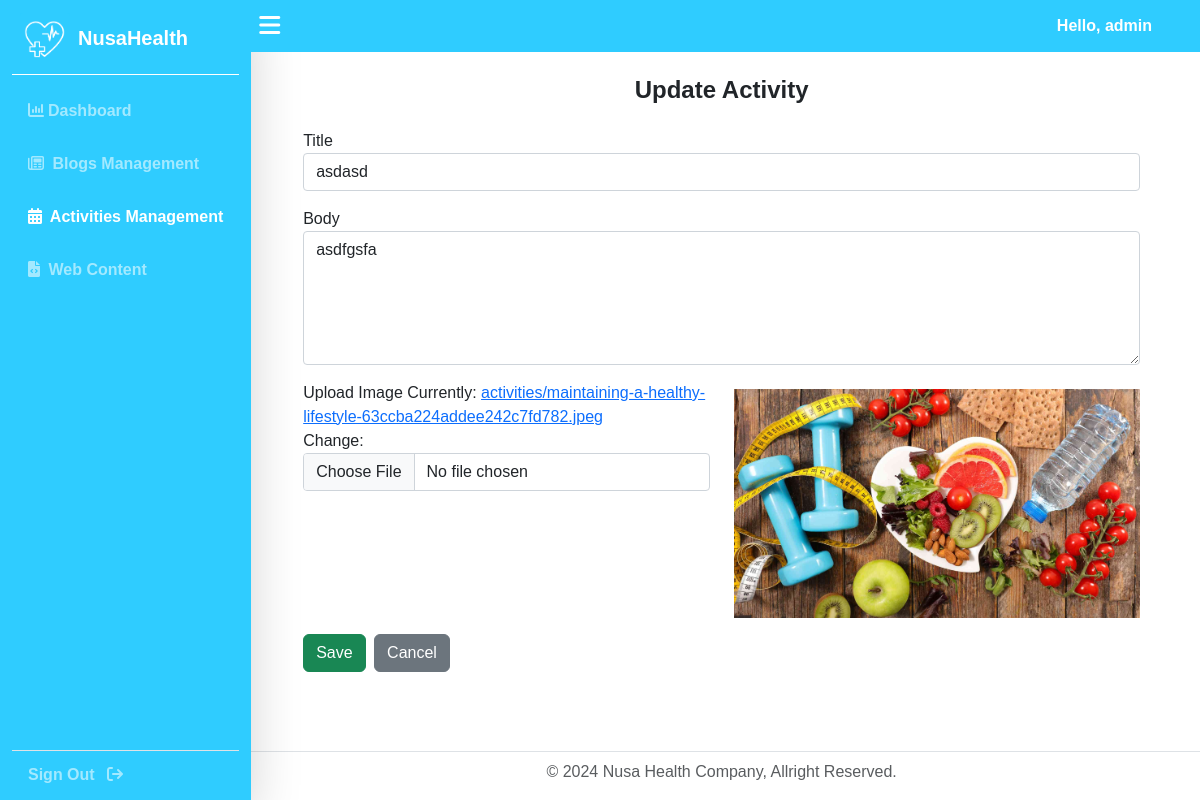
Screenshot of /dashboard/activities-management/update/2 (signed in) with the database file from the repository.
### NusaHealthApp/models.py (models this page shows, shortened)
class Logo(models.Model):
    primary_logo = models.ImageField(upload_to='logos/', blank=True, null=True, help_text="Upload primary logo")
    secondary_logo = models.ImageField(upload_to='logos/', blank=True, null=True, help_text="Upload secondary logo")

class Activities(models.Model):
    STATUS_CHOICES = (
        ('draft', 'Draft'),
        ('published', 'Published'),
    )
    title = models.CharField(max_length=250)
    slug = models.SlugField(max_length=250, unique_for_date='publish')
    author = models.ForeignKey(User, related_name='activities_posts', on_delete=models.CASCADE)
    body = models.TextField()
    publish = models.DateTimeField(default=timezone.now)
    created = models.DateTimeField(auto_now_add=True)
    updated = models.DateTimeField(auto_now=True)
    objects = models.Manager()
    published = PublishedManager()
    image = models.ImageField(upload_to='activities/', help_text="Upload image")
    status = models.CharField(max_length=10, choices=STATUS_CHOICES, default='published')
    class Meta:
        ordering = ('-publish',)

### NusaHealthApp/views.py (the view, shortened to what this page needs)
# urls.py: path('dashboard/activities-management/update/<int:activity_id>', views.ActivitiesManagementUpdate, name='activities-management-update'),
@admin_required()
def ActivitiesManagementUpdate(request, activity_id):
    logo_instance = Logo.objects.first()
    activity_instance = Activities.objects.filter(id=activity_id).first()
    context = {
        'section': 'activities-management',
        'action': 'update',
        'logo': logo_instance,
        'form': ActivityForm(instance=activity_instance),
        'activity': activity_instance
    }
    return render(request, 'Dashboard/activities-management-form.html', context)

### NusaHealthApp/forms.py (shortened to what this page needs)
class ActivityForm(forms.ModelForm):
    class Meta:
        model = Activities
        fields = ['title', 'body', 'image']
        widgets = {
            'title': forms.TextInput(attrs={'class': 'form-control', 'placeholder': 'Enter title', 'id': 'title'}),
            'category': forms.Select(attrs={'class': 'form-select', 'id': 'category'}),
            'body': forms.Textarea(attrs={'class': 'form-control', 'placeholder': 'Write your content here', 'rows': 5, 'id': 'body'}),
            'image': forms.ClearableFileInput(attrs={'class': 'form-control', 'id': 'image'}),
        }

### NusaHealthApp/templates/Dashboard/activities-management-form.html (shortened to what this page needs)
{% extends "Dashboard/base.html" %}
{% load static %}
{% block content %}
{% if not activity and action == 'update'%}
    <script>
        function ErrorPopUp(message){
            Swal.fire({
                icon: 'error',
                title: 'Access Denied',
                text: message,
                confirmButtonText: 'Ok',
                confirmButtonColor: '#dc3545',
            }).then(() => {
                window.location.href = "{% url 'activities-management' %}";
            });
        }
        ErrorPopUp("Activity not found");
    </script>
{% else %}
    <div class="container pb-3">
        <div class="w-100 py-3">
            <h4 class="text-center fw-bold">
                {% if action == 'add' %}
                    Add New
                {% else %}
                    Update
                {% endif %}
                Activity
            </h4>
        </div>
        <div class="px-5 pb-4">
            <form method="post" id="activity-form" enctype="multipart/form-data">
                <div class="mb-3">
                    <label for="title" class="">Title</label>
                    {{ form.title }}
                </div>
                <div class="mb-3">
                    <label for="body" class="">Body</label>
                    {{ form.body }}
                </div>
                <div class="mb-3 row">
                    <div class="col-md-6">
                        <label for="image" class="">Upload Image</label>
                        {{ form.image }}
                    </div>
                    <div class="col-md-6">
                        {% if activity and activity.image %}
                            <img id="imageNow" src="{{ activity.image.url }}" alt="Activity Image" class="mt-2 now w-100">
                        {% else %}
                            <p id="imagePlaceholder" class="mt-2 text-muted mt-4 pt-1">No Activity Image uploaded</p>
                        {% endif %}
                    </div>
                </div>
                <button type="submit" class="btn btn-success">Save</button>
                <button id="btn-cancel" class="btn btn-secondary ms-1">Cancel</button>
            </form>
        </div>
    </div>
{% endif %}
{% endblock %}

### NusaHealthApp/templates/Dashboard/base.html (shortened to what this page needs)
<!DOCTYPE html>
<html lang="en">
<head>
    {% load django_bootstrap5 %}
    {% bootstrap_css %}
    {% load static %}
    <link rel="stylesheet" href="https://unpkg.com/swiper/swiper-bundle.min.css" />
    <link rel="stylesheet" href="{% static 'NusaHealthApp/css/custom.css' %}">
    <link rel="stylesheet" href="https://unpkg.com/leaflet/dist/leaflet.css" />
    <link rel="stylesheet" href="https://cdnjs.cloudflare.com/ajax/libs/font-awesome/6.0.0-beta3/css/all.min.css">
</head>
<body class="d-flex min-vh-100">
    {% include 'Dashboard/nav.html' %}
    <div id="main-menu" class="d-flex flex-column w-100 header-mcu">
        <section class="bg-primary d-flex justify-content-between align-items-center pe-5" style="z-index: 1010;">
            <div class="d-flex gap-3 align-items-center">
                <button id="toggle-sidebar-mcu" class="btn btn-primary rounded-0 py-2 px-3" type="button">
                    <span class="fs-4"><i class="fas fa-bars"></i></span>
                </button>
            </div>
            <p class="d-md-block d-none text-white fw-semibold my-0">
                Hello, {{ user.username }}
            </p>
        </section>
        <main class="d-flex flex-grow-1 pt-2">
            {% block content %}
            {% endblock %}
        </main>
        <section>
            {% include 'Dashboard/footer.html' %}
        </section>
    </div>
</body>
</html>

### NusaHealthApp/templates/Dashboard/nav.html (shortened to what this page needs)
{% load static %}
<nav id="sidebar-mcu" class="navbar bg-primary position-fixed navbar-dark fixed-start shadow-lg vh-100 d-flex flex-column align-items-start">
    <div class="container-fluid flex-column d-flex justify-content-between h-100">
        <div class="w-100 d-flex flex-column">
            <div class="text-white w-100 border-bottom border-white d-flex justify-content-between px-2 align-items-center" style="padding-bottom: 5.5px;">
                <div class="navbar-brand fw-semibold fs-md-2 fs-5 d-flex align-items-center">
                    <img src="{{logo.secondary_logo.url}}" alt="Logo XXX" width="50px" class="me-2">
                    NusaHealth
                </div>
            </div>
            <ul class="navbar-nav d-flex flex-column gap-3 mt-3 w-100 px-3">
                <li class="nav-item">
                    <a class="nav-link fw-semibold {% if section == 'dashboard' %}active{% endif %}" href="{% url 'dashboard' %}">
                        <i class="fa-solid fa-chart-column me-1"></i>Dashboard
                    </a>
                </li>
            <li class="nav-item">
                <a class="nav-link fw-semibold {% if section == 'blogs-management' %}active{% endif %}" href="{% url 'blogs-management' %}">
                    <i class="fa-regular fa-newspaper me-1"></i> Blogs Management
                </a>
            </li>
            <li class="nav-item">
                <a class="nav-link fw-semibold {% if section == 'activities-management' %}active{% endif %}" href="{% url 'activities-management' %}">
                    <i class="fa-solid fa-calendar-days me-1"></i> Activities Management
                </a>
            </li>
            <li class="nav-item">
                <a class="nav-link fw-semibold {% if section == 'content-management' %}active{% endif %}" href="{% url 'content-management' %}">
                    <i class="fa-solid fa-file-code me-1"></i> Web Content
                </a>
            </ul>
        </div>
        <ul class="navbar-nav d-flex flex-column w-100 border-top boder-light pt-1 px-3">
            <li class="nav-item">
                {% if user.is_authenticated %}
                    <a class="nav-link fw-semibold" href="{% url 'sign-out' %}">
                        Sign Out <i class="fa-solid fa-arrow-right-from-bracket ms-2"></i>
                    </a>
                {% else %}
                    <a class="nav-link fw-semibold {% if section == 'signIn' %}active{% endif %}" href="{% url 'sign-in' %}">
                        Sign In <i class="fas fa-arrow-right-to-bracket ms-2"></i>
                    </a>
                {% endif %}
            </li>
        </ul>
    </div>
</nav>

### NusaHealthApp/static/NusaHealthApp/css/custom.css (style rules this page uses)
* { font-family: Arial, Helvetica, sans-serif; }
.bg-primary { background: #2FCCFF !important; }
.btn-primary { background: #2FCCFF !important; border: #2FCCFF !important; }
.navbar { background: rgba(47,204,255, 1); backdrop-filter: blur(5px); }
.navbar .nav-link { position: relative; display: inline-block; padding-bottom: 5px; color: #A3E9FF !important; transition: color 0.3s ease-in-out; }
.navbar .nav-item .active { color: #fff !important; }
.navbar .nav-link:not(.active)::after { content: ""; position: absolute; width: 0; height: 2px; background-color: #fff; bottom: 0; left: 50%; transform: translateX(-50%); transition: width 0.3s ease-in-out; }
.form-control { border: 1px solid #ced4da; border-radius: 0.25rem; }
#sidebar-mcu .active { color: #fff !important; }
#sidebar-mcu { transform: translateX(0); transition: transform 0.5s ease; z-index: 10; }
.header-mcu { padding-left: 15.2rem; width: calc(100% - 15.2rem); transition: padding-left 0.5s ease, width 0.5s ease; }
textarea { white-space: normal; }

### rows the page displays
Logo: secondary_logo (picture)
Activities: title "asdasd", body "asdfgsfa", image (picture)

### other values shown
{{ user.username }} "admin"
